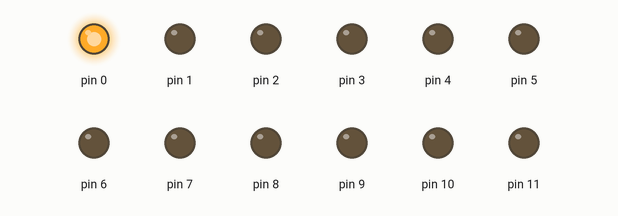
Recording of a sketch running on a simulated Arduino Uno, built with avr-gcc and run on an emulated ATmega328P. On the bench: output pins drawn as LEDs (lit = HIGH).

Above: at 0.5 s.
At 3.5 s:
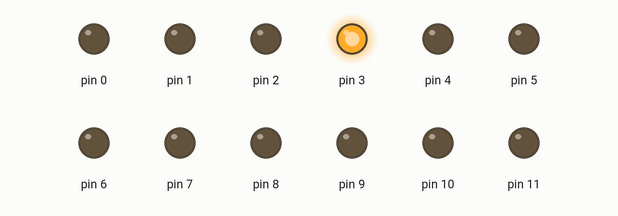
At 5.5 s:
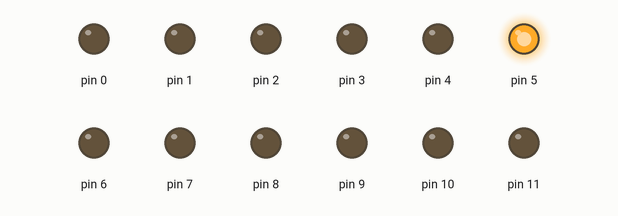
At 7.5 s:
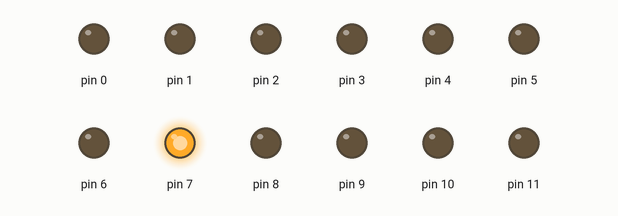
At 10.5 s:
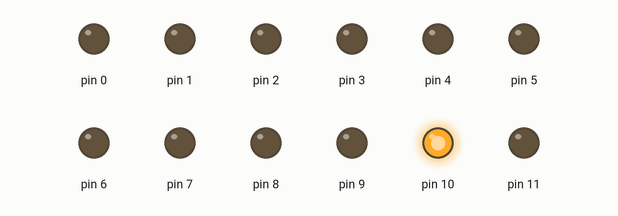
At 14.5 s:
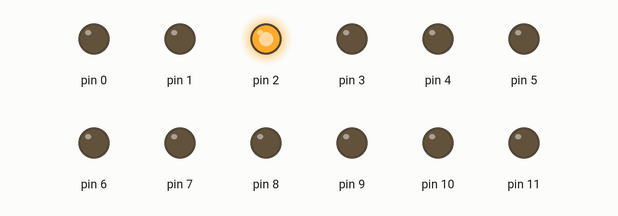
Timing chart, 0 to 15.6 s (numbered marks = the images above):
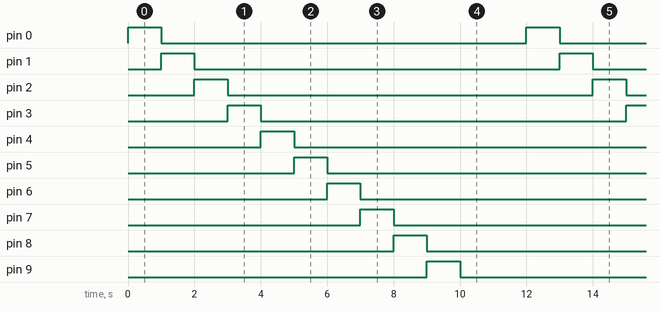

The sketch:

test_arduino.ino
```cpp
int i;

void setup() {
  for (i = 0; i < 12; i++)
  pinMode(i, OUTPUT);
}

void loop() {
  for (i = 0; i < 12; i++) {
    digitalWrite(i, HIGH);
    delay(1000);
    digitalWrite(i, LOW);
  }
}
```

Measured:
- by itself, pin 0–11: alternates HIGH for 1.0 s and LOW for 11.0 s
- by itself, everything shown: repeats every 12.0 s, in 13 steps
